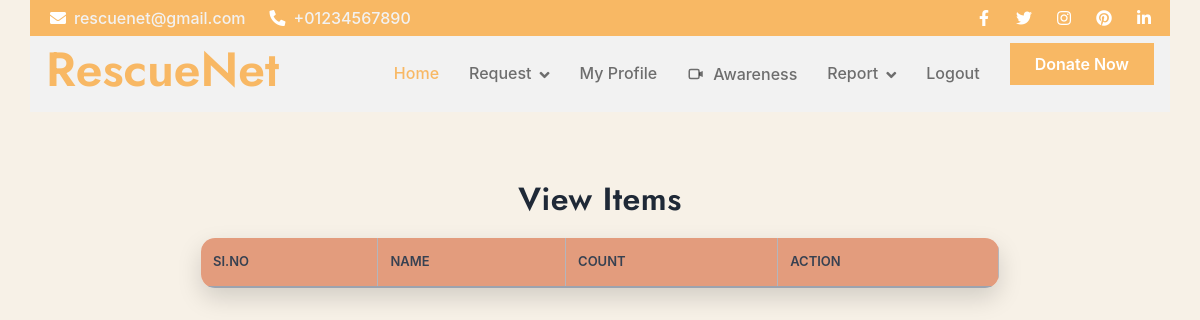
The app's page /User/ViewItem/13, older data.
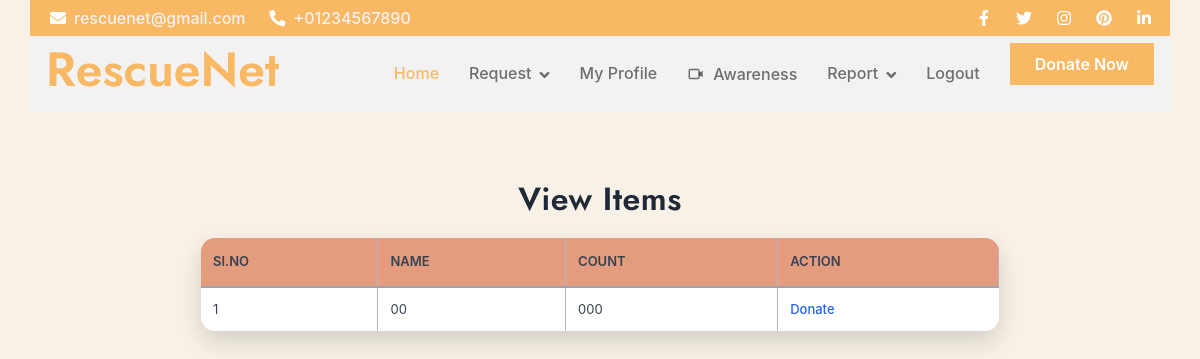
The same page, newer data.
### Volunteer/models.py (models this page shows)
class tbl_donationitems(models.Model):
    donationitems_name=models.CharField(max_length=100)
    donationitems_count=models.CharField(max_length=100)
    donationrequest_id=models.ForeignKey(tbl_donationrequest,on_delete=models.CASCADE,null=True)

### User/views.py (the view)
# urls.py: path("ViewItem/<int:id>",views.ViewItem,name="ViewItem"),
def ViewItem(request,id):
    itemdata=tbl_donationitems.objects.filter(donationrequest_id=id)
    return render(request,'User/ViewItem.html',{'itemdata':itemdata})

### User/Templates/User/ViewItem.html (shortened to what this page needs)
{% extends 'User/Header.html' %}
{% block content %}
<!DOCTYPE html>
<html lang="en">
<head>
</head>
<body>
<form action="" method="post">
    <h2 style="text-align: center;">View Items</h2>
    <table align="center">
        <tr>
            <td>SI.NO</td>
            <td>Name</td>
            <td>Count</td>
            <td>Action</td>
        </tr>
        {% for i in itemdata %}
        <tr>
            <td>{{ forloop.counter }}</td>
            <td>{{ i.donationitems_name }}</td>
            <td>{{ i.donationitems_count }}</td>
            <td>
                <a href="{% url 'User:Donate' i.id %}">Donate</a>
            </td>
        </tr>
        {% endfor %}
    </table>
</form>
</body>
</html>
{% endblock %}

Row changes from the older to the newer data that the page shows:
added tbl_donationitems: donationitems_name "00", donationitems_count "000"
